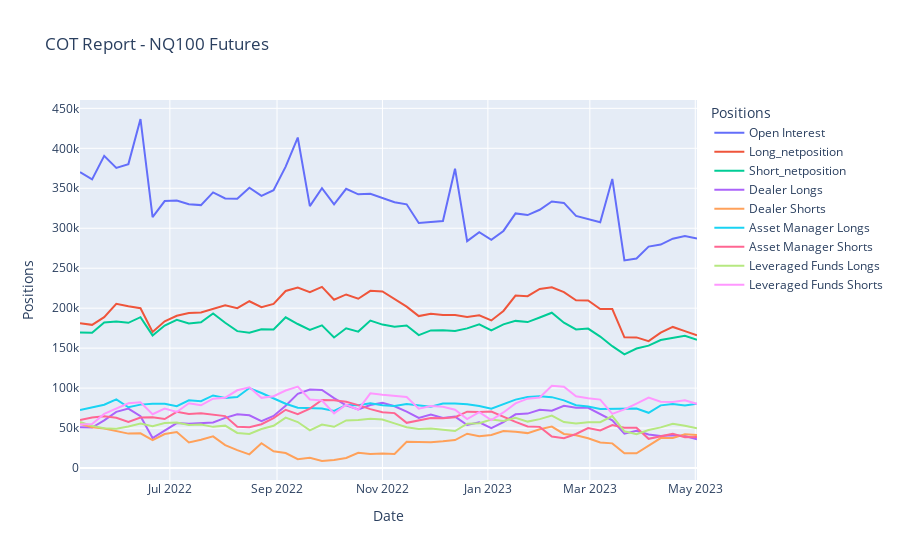

The notebook cell saved with this chart:
### Code cell
# データをプロット
fig = go.Figure()

fig.add_trace(go.Scatter(x=cot_data.index, y=cot_data['Open Interest'],
                    mode='lines', name='Open Interest'))
fig.add_trace(go.Scatter(x=cot_data.index, y=cot_data['Long_netposition'],
                    mode='lines', name='Long_netposition'))
fig.add_trace(go.Scatter(x=cot_data.index, y=cot_data['Short_netposition'],
                    mode='lines', name='Short_netposition'))
fig.add_trace(go.Scatter(x=cot_data.index, y=cot_data['Dealer Longs'],
                    mode='lines', name='Dealer Longs'))
fig.add_trace(go.Scatter(x=cot_data.index, y=cot_data['Dealer Shorts'],
                    mode='lines', name='Dealer Shorts'))
fig.add_trace(go.Scatter(x=cot_data.index, y=cot_data['Asset Manager Longs'],
                    mode='lines', name='Asset Manager Longs'))
fig.add_trace(go.Scatter(x=cot_data.index, y=cot_data['Asset Manager Shorts'],
                    mode='lines', name='Asset Manager Shorts'))
fig.add_trace(go.Scatter(x=cot_data.index, y=cot_data['Leveraged Funds Longs'],
                    mode='lines', name='Leveraged Funds Longs'))
fig.add_trace(go.Scatter(x=cot_data.index, y=cot_data['Leveraged Funds Shorts'],
                    mode='lines', name='Leveraged Funds Shorts'))

fig.update_layout(title='COT Report - NQ100 Futures',
                  xaxis_title='Date',
                  yaxis_title='Positions',
                  legend_title='Positions')

fig.show()
